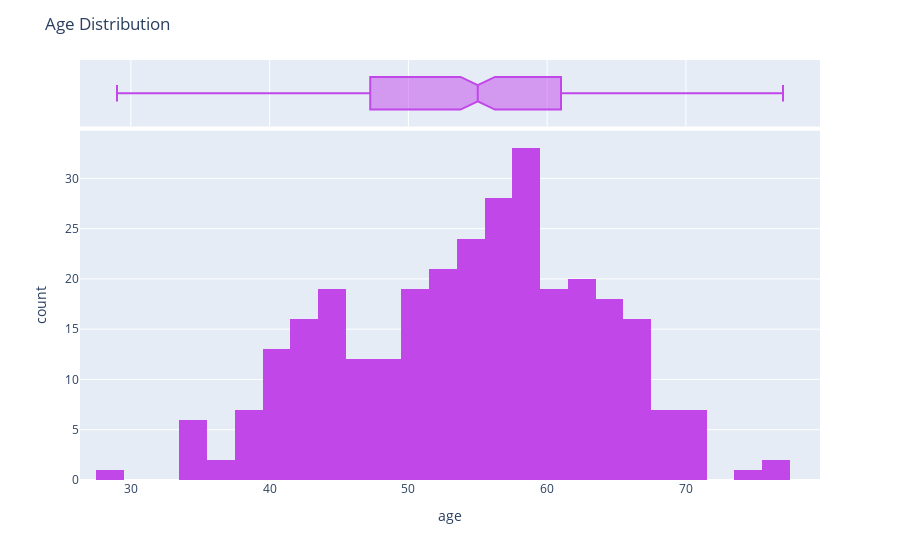

Source (notebook cell):
### Markdown cell above
Morethan 54% of the patients in the dataset are heart disease (hypertensive)

### Code cell
#Checking the Distribution of Age

age_his = px.histogram(data, x='age', marginal='box', color_discrete_sequence=['#C147E9'])
age_his.update_layout(title='Age Distribution')
age_his.show()

### Figure 1 — Plotly figure (JSON) as saved in the notebook; plotly's stock layout.template omitted (floating-point values rounded to 4 significant figures; data arrays with more than 128 entries replaced by an {"elided": "..."} marker saying what was removed)
{"data": [{"alignmentgroup": "True", "bingroup": "x", "hovertemplate": "age=%{x}<br>count=%{y}<extra></extra>", "legendgroup": "", "marker": {"color": "#C147E9", "pattern": {"shape": ""}}, "name": "", "offsetgroup": "", "orientation": "v", "showlegend": false, "type": "histogram", "x": {"elided": "303 int values"}, "xaxis": "x", "yaxis": "y"}, {"alignmentgroup": "True", "hovertemplate": "age=%{x}<extra></extra>", "legendgroup": "", "marker": {"color": "#C147E9"}, "name": "", "notched": true, "offsetgroup": "", "showlegend": false, "type": "box", "x": {"elided": "303 int values"}, "xaxis": "x2", "yaxis": "y2"}], "layout": {"barmode": "relative", "legend": {"tracegroupgap": 0}, "margin": {"t": 60}, "title": {"text": "Age Distribution"}, "xaxis": {"anchor": "y", "domain": [0, 1], "title": {"text": "age"}}, "xaxis2": {"anchor": "y2", "domain": [0, 1], "matches": "x", "showgrid": true, "showticklabels": false}, "yaxis": {"anchor": "x", "domain": [0, 0.8316], "title": {"text": "count"}}, "yaxis2": {"anchor": "x2", "domain": [0.8416, 1], "matches": "y2", "showgrid": false, "showline": false, "showticklabels": false, "ticks": ""}}}
